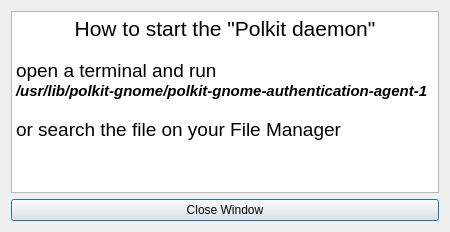
<?xml version="1.0" encoding="UTF-8"?>
<ui version="4.0">
 <class>polkit</class>
 <widget class="QDialog" name="polkit">
  <property name="geometry">
   <rect>
    <x>0</x>
    <y>0</y>
    <width>450</width>
    <height>232</height>
   </rect>
  </property>
  <property name="minimumSize">
   <size>
    <width>450</width>
    <height>232</height>
   </size>
  </property>
  <property name="windowTitle">
   <string>How to start the &quot;Polkit daemon&quot;</string>
  </property>
  <property name="windowIcon">
   <iconset resource="traducciones.qrc">
    <normaloff>:/colors.png</normaloff>:/colors.png</iconset>
  </property>
  <layout class="QVBoxLayout" name="verticalLayout">
   <item>
    <widget class="QTextBrowser" name="textBrowser">
     <property name="html">
      <string>&lt;!DOCTYPE HTML PUBLIC &quot;-//W3C//DTD HTML 4.0//EN&quot; &quot;http://www.w3.org/TR/REC-html40/strict.dtd&quot;&gt;
&lt;html&gt;&lt;head&gt;&lt;meta name=&quot;qrichtext&quot; content=&quot;1&quot; /&gt;&lt;style type=&quot;text/css&quot;&gt;
p, li { white-space: pre-wrap; }
&lt;/style&gt;&lt;/head&gt;&lt;body style=&quot; font-family:'Ubuntu'; font-size:11pt; font-weight:400; font-style:normal;&quot;&gt;
&lt;p align=&quot;center&quot; style=&quot; margin-top:0px; margin-bottom:0px; margin-left:0px; margin-right:0px; -qt-block-indent:0; text-indent:0px;&quot;&gt;&lt;span style=&quot; font-size:16pt;&quot;&gt;How to start the &amp;quot;Polkit daemon&amp;quot;&lt;/span&gt;&lt;/p&gt;
&lt;p style=&quot;-qt-paragraph-type:empty; margin-top:0px; margin-bottom:0px; margin-left:0px; margin-right:0px; -qt-block-indent:0; text-indent:0px;&quot;&gt;&lt;br /&gt;&lt;/p&gt;
&lt;p style=&quot; margin-top:0px; margin-bottom:0px; margin-left:0px; margin-right:0px; -qt-block-indent:0; text-indent:0px;&quot;&gt;&lt;span style=&quot; font-size:14pt;&quot;&gt;open a terminal and run&lt;/span&gt;&lt;/p&gt;
&lt;p style=&quot; margin-top:0px; margin-bottom:0px; margin-left:0px; margin-right:0px; -qt-block-indent:0; text-indent:0px;&quot;&gt;&lt;span style=&quot; font-weight:600; font-style:italic;&quot;&gt;/usr/lib/polkit-gnome/polkit-gnome-authentication-agent-1&lt;/span&gt;&lt;/p&gt;
&lt;p style=&quot;-qt-paragraph-type:empty; margin-top:0px; margin-bottom:0px; margin-left:0px; margin-right:0px; -qt-block-indent:0; text-indent:0px; font-weight:600; font-style:italic;&quot;&gt;&lt;br /&gt;&lt;/p&gt;
&lt;p style=&quot; margin-top:0px; margin-bottom:0px; margin-left:0px; margin-right:0px; -qt-block-indent:0; text-indent:0px;&quot;&gt;&lt;span style=&quot; font-size:14pt;&quot;&gt;or search the file on your File Manager&lt;/span&gt;&lt;/p&gt;
&lt;p style=&quot;-qt-paragraph-type:empty; margin-top:0px; margin-bottom:0px; margin-left:0px; margin-right:0px; -qt-block-indent:0; text-indent:0px;&quot;&gt;&lt;br /&gt;&lt;/p&gt;
&lt;p style=&quot;-qt-paragraph-type:empty; margin-top:0px; margin-bottom:0px; margin-left:0px; margin-right:0px; -qt-block-indent:0; text-indent:0px;&quot;&gt;&lt;br /&gt;&lt;/p&gt;&lt;/body&gt;&lt;/html&gt;</string>
     </property>
    </widget>
   </item>
   <item>
    <widget class="QPushButton" name="close">
     <property name="text">
      <string>Close Window</string>
     </property>
    </widget>
   </item>
  </layout>
 </widget>
 <resources>
  <include location="traducciones.qrc"/>
 </resources>
 <connections/>
</ui>
